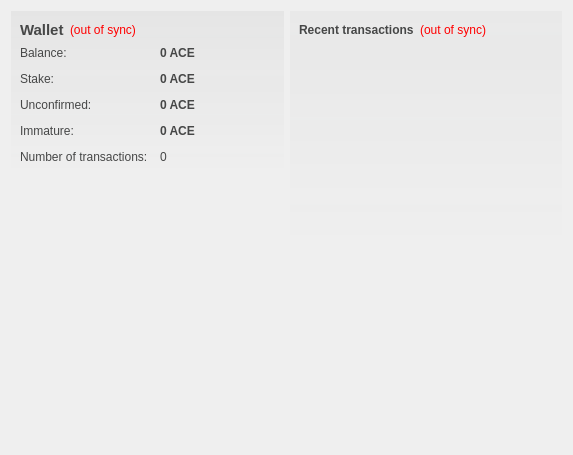
<?xml version="1.0" encoding="UTF-8"?>
<ui version="4.0">
 <class>OverviewPage</class>
 <widget class="QWidget" name="OverviewPage">
  <property name="geometry">
   <rect>
    <x>0</x>
    <y>0</y>
    <width>573</width>
    <height>455</height>
   </rect>
  </property>
  <property name="windowTitle">
   <string>Form</string>
  </property>
  <property name="styleSheet">
   <string notr="true">#OverviewPage { color: #464747; }</string>
  </property>
  <layout class="QHBoxLayout" name="horizontalLayout" stretch="1,1">
   <item>
    <layout class="QVBoxLayout" name="verticalLayout_2">
     <item>
      <widget class="QFrame" name="frame">
       <property name="styleSheet">
        <string notr="true">#frame { background-color: qlineargradient(spread:pad, x1:0, y1:0, x2:0, y2:1, stop:0 rgba(70,71,71,15), stop:1.0 rgba(70,71,71,0)); }</string>
       </property>
       <layout class="QVBoxLayout" name="verticalLayout_4">
        <item>
         <layout class="QHBoxLayout" name="horizontalLayout_4">
          <item>
           <widget class="QLabel" name="label_5">
            <property name="font">
             <font>
              <pointsize>11</pointsize>
              <weight>75</weight>
              <bold>true</bold>
             </font>
            </property>
            <property name="styleSheet">
             <string notr="true">color: #464747;</string>
            </property>
            <property name="text">
             <string>Wallet</string>
            </property>
           </widget>
          </item>
          <item>
           <widget class="QLabel" name="labelWalletStatus">
            <property name="toolTip">
             <string>The displayed information may be out of date. Your wallet automatically synchronizes with the AceCoin network after a connection is established, but this process has not completed yet.</string>
            </property>
            <property name="styleSheet">
             <string notr="true">QLabel { color: red; }</string>
            </property>
            <property name="text">
             <string notr="true">(out of sync)</string>
            </property>
            <property name="alignment">
             <set>Qt::AlignLeading|Qt::AlignLeft|Qt::AlignVCenter</set>
            </property>
           </widget>
          </item>
          <item>
           <spacer name="horizontalSpacer_2">
            <property name="orientation">
             <enum>Qt::Horizontal</enum>
            </property>
            <property name="sizeHint" stdset="0">
             <size>
              <width>40</width>
              <height>20</height>
             </size>
            </property>
           </spacer>
          </item>
         </layout>
        </item>
        <item>
         <layout class="QFormLayout" name="formLayout_2">
          <property name="fieldGrowthPolicy">
           <enum>QFormLayout::AllNonFixedFieldsGrow</enum>
          </property>
          <property name="horizontalSpacing">
           <number>12</number>
          </property>
          <property name="verticalSpacing">
           <number>12</number>
          </property>
          <item row="0" column="0">
           <widget class="QLabel" name="label">
            <property name="styleSheet">
             <string notr="true">color: #464747;</string>
            </property>
            <property name="text">
             <string>Balance:</string>
            </property>
           </widget>
          </item>
          <item row="0" column="1">
           <widget class="QLabel" name="labelBalance">
            <property name="font">
             <font>
              <weight>75</weight>
              <bold>true</bold>
             </font>
            </property>
            <property name="cursor">
             <cursorShape>IBeamCursor</cursorShape>
            </property>
            <property name="toolTip">
             <string>Your current balance</string>
            </property>
            <property name="styleSheet">
             <string notr="true">color: #464747;</string>
            </property>
            <property name="text">
             <string notr="true">0 ACE</string>
            </property>
            <property name="textInteractionFlags">
             <set>Qt::LinksAccessibleByMouse|Qt::TextSelectableByKeyboard|Qt::TextSelectableByMouse</set>
            </property>
           </widget>
          </item>
          <item row="1" column="0">
           <widget class="QLabel" name="label_6">
            <property name="styleSheet">
             <string notr="true">color: #464747;</string>
            </property>
            <property name="text">
             <string>Stake:</string>
            </property>
           </widget>
          </item>
          <item row="1" column="1">
           <widget class="QLabel" name="labelStake">
            <property name="font">
             <font>
              <weight>75</weight>
              <bold>true</bold>
             </font>
            </property>
            <property name="cursor">
             <cursorShape>IBeamCursor</cursorShape>
            </property>
            <property name="toolTip">
             <string>Total of coins that was staked, and do not yet count toward the current balance</string>
            </property>
            <property name="styleSheet">
             <string notr="true">color: #464747;</string>
            </property>
            <property name="text">
             <string notr="true">0 ACE</string>
            </property>
            <property name="textInteractionFlags">
             <set>Qt::LinksAccessibleByMouse|Qt::TextSelectableByKeyboard|Qt::TextSelectableByMouse</set>
            </property>
           </widget>
          </item>
          <item row="2" column="0">
           <widget class="QLabel" name="label_3">
            <property name="styleSheet">
             <string notr="true">color: #464747;</string>
            </property>
            <property name="text">
             <string>Unconfirmed:</string>
            </property>
           </widget>
          </item>
          <item row="2" column="1">
           <widget class="QLabel" name="labelUnconfirmed">
            <property name="font">
             <font>
              <weight>75</weight>
              <bold>true</bold>
             </font>
            </property>
            <property name="cursor">
             <cursorShape>IBeamCursor</cursorShape>
            </property>
            <property name="toolTip">
             <string>Total of transactions that have yet to be confirmed, and do not yet count toward the current balance</string>
            </property>
            <property name="styleSheet">
             <string notr="true">color: #464747;</string>
            </property>
            <property name="text">
             <string notr="true">0 ACE</string>
            </property>
            <property name="textInteractionFlags">
             <set>Qt::LinksAccessibleByMouse|Qt::TextSelectableByKeyboard|Qt::TextSelectableByMouse</set>
            </property>
           </widget>
          </item>
          <item row="3" column="0">
           <widget class="QLabel" name="labelImmatureText">
            <property name="styleSheet">
             <string notr="true">color: #464747;</string>
            </property>
            <property name="text">
             <string>Immature:</string>
            </property>
           </widget>
          </item>
          <item row="3" column="1">
           <widget class="QLabel" name="labelImmature">
            <property name="font">
             <font>
              <weight>75</weight>
              <bold>true</bold>
             </font>
            </property>
            <property name="toolTip">
             <string>Mined balance that has not yet matured</string>
            </property>
            <property name="styleSheet">
             <string notr="true">color: #464747;</string>
            </property>
            <property name="text">
             <string notr="true">0 ACE</string>
            </property>
            <property name="textInteractionFlags">
             <set>Qt::LinksAccessibleByMouse|Qt::TextSelectableByKeyboard|Qt::TextSelectableByMouse</set>
            </property>
           </widget>
          </item>
          <item row="4" column="0">
           <widget class="QLabel" name="label_2">
            <property name="styleSheet">
             <string notr="true">color: #464747;</string>
            </property>
            <property name="text">
             <string>Number of transactions:</string>
            </property>
           </widget>
          </item>
          <item row="4" column="1">
           <widget class="QLabel" name="labelNumTransactions">
            <property name="toolTip">
             <string>Total number of transactions in wallet</string>
            </property>
            <property name="styleSheet">
             <string notr="true">color: #464747;</string>
            </property>
            <property name="text">
             <string notr="true">0</string>
            </property>
           </widget>
          </item>
         </layout>
        </item>
       </layout>
      </widget>
     </item>
     <item>
      <spacer name="verticalSpacer">
       <property name="orientation">
        <enum>Qt::Vertical</enum>
       </property>
       <property name="sizeHint" stdset="0">
        <size>
         <width>20</width>
         <height>40</height>
        </size>
       </property>
      </spacer>
     </item>
     <item>
      <widget class="QLabel" name="label_6">
       <property name="text">
        <string/>
       </property>
       <property name="pixmap">
        <pixmap resource="../bitcoin.qrc">:/images/backg</pixmap>
       </property>
       <property name="scaledContents">
        <bool>false</bool>
       </property>
       <property name="alignment">
        <set>Qt::AlignCenter</set>
       </property>
       <property name="margin">
        <number>0</number>
       </property>
       <property name="indent">
        <number>0</number>
       </property>
      </widget>
     </item>
    </layout>
   </item>
   <item>
    <layout class="QVBoxLayout" name="verticalLayout_3">
     <item>
      <widget class="QFrame" name="frame_2">
       <property name="styleSheet">
        <string notr="true">#frame_2 { background-color: qlineargradient(spread:pad, x1:0, y1:0, x2:0, y2:1, stop:0 rgba(70,71,71,10), stop:1.0 rgba(70,71,71,0)); }</string>
       </property>
       <layout class="QVBoxLayout" name="verticalLayout">
        <item>
         <layout class="QHBoxLayout" name="horizontalLayout_2">
          <item>
           <widget class="QLabel" name="label_4">
            <property name="styleSheet">
             <string notr="true">color: #464747;</string>
            </property>
            <property name="text">
             <string>&lt;b&gt;Recent transactions&lt;/b&gt;</string>
            </property>
           </widget>
          </item>
          <item>
           <widget class="QLabel" name="labelTransactionsStatus">
            <property name="toolTip">
             <string>The displayed information may be out of date. Your wallet automatically synchronizes with the AceCoin network after a connection is established, but this process has not completed yet.</string>
            </property>
            <property name="styleSheet">
             <string notr="true">QLabel { color: red; }</string>
            </property>
            <property name="text">
             <string notr="true">(out of sync)</string>
            </property>
            <property name="alignment">
             <set>Qt::AlignRight|Qt::AlignTrailing|Qt::AlignVCenter</set>
            </property>
           </widget>
          </item>
          <item>
           <spacer name="horizontalSpacer">
            <property name="orientation">
             <enum>Qt::Horizontal</enum>
            </property>
            <property name="sizeHint" stdset="0">
             <size>
              <width>40</width>
              <height>20</height>
             </size>
            </property>
           </spacer>
          </item>
         </layout>
        </item>
        <item>
         <widget class="QListView" name="listTransactions">
          <property name="styleSheet">
           <string notr="true">QListView { background: transparent; }</string>
          </property>
          <property name="frameShape">
           <enum>QFrame::NoFrame</enum>
          </property>
          <property name="verticalScrollBarPolicy">
           <enum>Qt::ScrollBarAlwaysOff</enum>
          </property>
          <property name="horizontalScrollBarPolicy">
           <enum>Qt::ScrollBarAlwaysOff</enum>
          </property>
          <property name="selectionMode">
           <enum>QAbstractItemView::NoSelection</enum>
          </property>
         </widget>
        </item>
       </layout>
      </widget>
     </item>
     <item>
      <spacer name="verticalSpacer_2">
       <property name="orientation">
        <enum>Qt::Vertical</enum>
       </property>
       <property name="sizeHint" stdset="0">
        <size>
         <width>20</width>
         <height>40</height>
        </size>
       </property>
      </spacer>
     </item>
    </layout>
   </item>
  </layout>
 </widget>
 <resources>
  <include location="../bitcoin.qrc"/>
 </resources>
 <connections/>
</ui>
